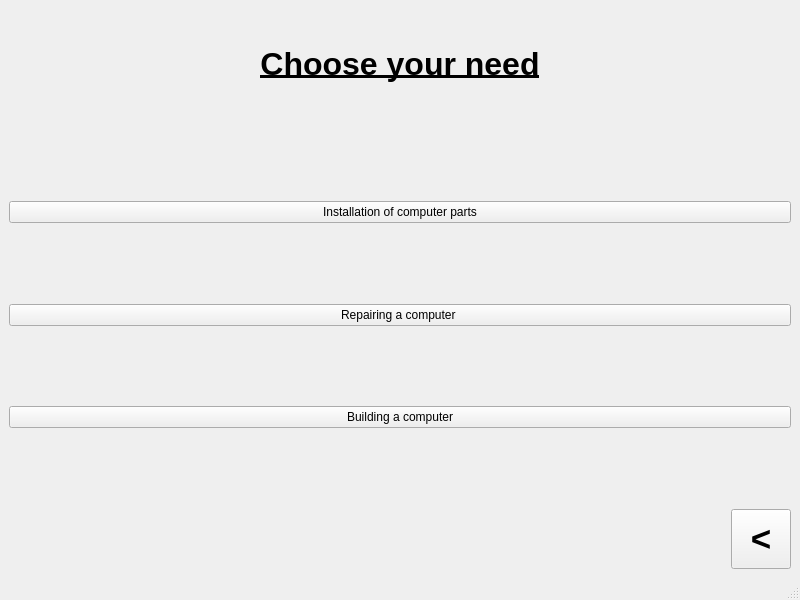
<?xml version="1.0" encoding="UTF-8"?>
<ui version="4.0">
 <class>MainWindow</class>
 <widget class="QMainWindow" name="MainWindow">
  <property name="geometry">
   <rect>
    <x>0</x>
    <y>0</y>
    <width>800</width>
    <height>600</height>
   </rect>
  </property>
  <property name="windowTitle">
   <string>MainWindow</string>
  </property>
  <widget class="QWidget" name="centralwidget">
   <layout class="QGridLayout" name="gridLayout">
    <item row="2" column="1">
     <widget class="QPushButton" name="pushButton_back">
      <property name="minimumSize">
       <size>
        <width>60</width>
        <height>60</height>
       </size>
      </property>
      <property name="maximumSize">
       <size>
        <width>60</width>
        <height>60</height>
       </size>
      </property>
      <property name="font">
       <font>
        <pointsize>26</pointsize>
        <weight>75</weight>
        <bold>true</bold>
       </font>
      </property>
      <property name="text">
       <string>&lt;</string>
      </property>
     </widget>
    </item>
    <item row="1" column="0" colspan="2">
     <layout class="QVBoxLayout" name="verticalLayout">
      <item>
       <spacer name="verticalSpacer_3">
        <property name="orientation">
         <enum>Qt::Vertical</enum>
        </property>
        <property name="sizeHint" stdset="0">
         <size>
          <width>20</width>
          <height>40</height>
         </size>
        </property>
       </spacer>
      </item>
      <item>
       <widget class="QPushButton" name="pushButton_installparts">
        <property name="text">
         <string>Installation of computer parts</string>
        </property>
       </widget>
      </item>
      <item>
       <spacer name="verticalSpacer">
        <property name="orientation">
         <enum>Qt::Vertical</enum>
        </property>
        <property name="sizeHint" stdset="0">
         <size>
          <width>20</width>
          <height>40</height>
         </size>
        </property>
       </spacer>
      </item>
      <item>
       <widget class="QPushButton" name="pushButton_repaircomp">
        <property name="text">
         <string>Repairing a computer </string>
        </property>
       </widget>
      </item>
      <item>
       <spacer name="verticalSpacer_2">
        <property name="orientation">
         <enum>Qt::Vertical</enum>
        </property>
        <property name="sizeHint" stdset="0">
         <size>
          <width>20</width>
          <height>40</height>
         </size>
        </property>
       </spacer>
      </item>
      <item>
       <widget class="QPushButton" name="pushButton_buildcomp">
        <property name="text">
         <string>Building a computer</string>
        </property>
       </widget>
      </item>
      <item>
       <spacer name="verticalSpacer_4">
        <property name="orientation">
         <enum>Qt::Vertical</enum>
        </property>
        <property name="sizeHint" stdset="0">
         <size>
          <width>20</width>
          <height>40</height>
         </size>
        </property>
       </spacer>
      </item>
     </layout>
    </item>
    <item row="0" column="0" colspan="2">
     <widget class="QLabel" name="label">
      <property name="minimumSize">
       <size>
        <width>0</width>
        <height>111</height>
       </size>
      </property>
      <property name="maximumSize">
       <size>
        <width>16777215</width>
        <height>111</height>
       </size>
      </property>
      <property name="text">
       <string>&lt;html&gt;&lt;head/&gt;&lt;body&gt;&lt;p align=&quot;center&quot;&gt;&lt;span style=&quot; font-size:24pt; font-weight:600; text-decoration: underline;&quot;&gt;Choose your need&lt;/span&gt;&lt;/p&gt;&lt;/body&gt;&lt;/html&gt;</string>
      </property>
     </widget>
    </item>
    <item row="2" column="0">
     <spacer name="horizontalSpacer">
      <property name="orientation">
       <enum>Qt::Horizontal</enum>
      </property>
      <property name="sizeHint" stdset="0">
       <size>
        <width>40</width>
        <height>20</height>
       </size>
      </property>
     </spacer>
    </item>
   </layout>
  </widget>
  <widget class="QMenuBar" name="menubar">
   <property name="geometry">
    <rect>
     <x>0</x>
     <y>0</y>
     <width>800</width>
     <height>29</height>
    </rect>
   </property>
  </widget>
  <widget class="QStatusBar" name="statusbar"/>
 </widget>
 <tabstops>
  <tabstop>pushButton_installparts</tabstop>
  <tabstop>pushButton_repaircomp</tabstop>
  <tabstop>pushButton_buildcomp</tabstop>
  <tabstop>pushButton_back</tabstop>
 </tabstops>
 <resources/>
 <connections/>
</ui>
